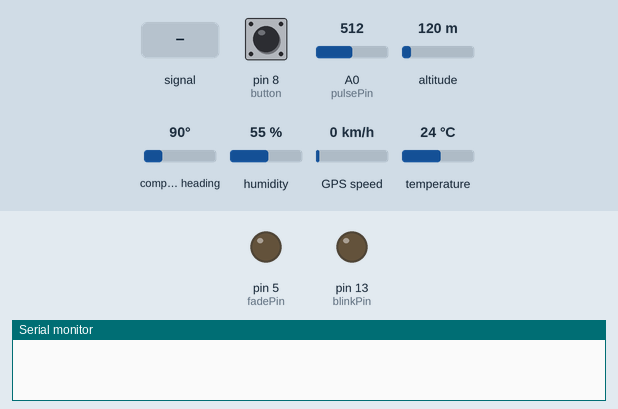
Recording of a sketch running on a simulated Arduino Uno, built with avr-gcc and run on an emulated ATmega328P. Shown: output pins drawn as LEDs (lit = HIGH), the last lines printed to the serial monitor. The inputs (shaded band) are chosen by the test bench; at power-on: A0 (pulsePin) = 512, pin 8 (button) HIGH, altitude 120 m, compass heading 90°, humidity 55 %, GPS speed 0 km/h, temperature 24 °C. The GPS gets a fix after 3 s at 37.7749, -122.4194 with 8 satellites.

Above: at 2.2 s.
2.3 s: A0 (pulsePin) fed a 2 Hz sine of ±306 counts around its level
At 3.62 s:
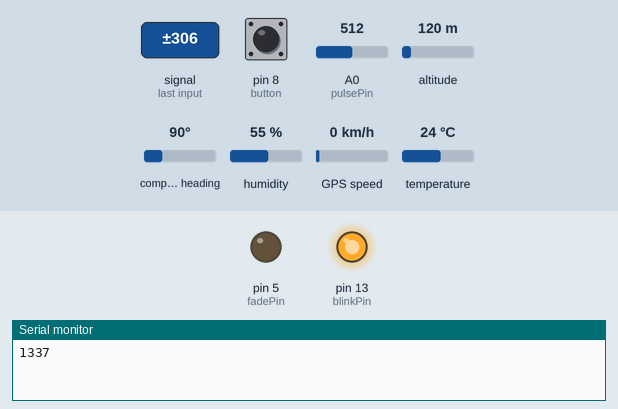
6.0 s: A0 (pulsePin) set to 531
At 7.1 s:
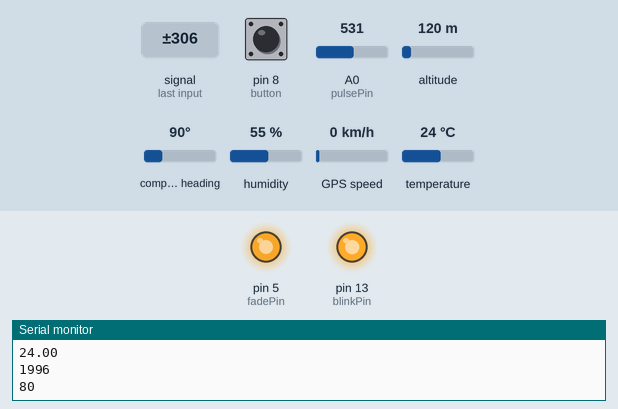
15.8 s: A0 (pulsePin) fed a 200 Hz sine of ±81 counts around its level
At 16.2 s:
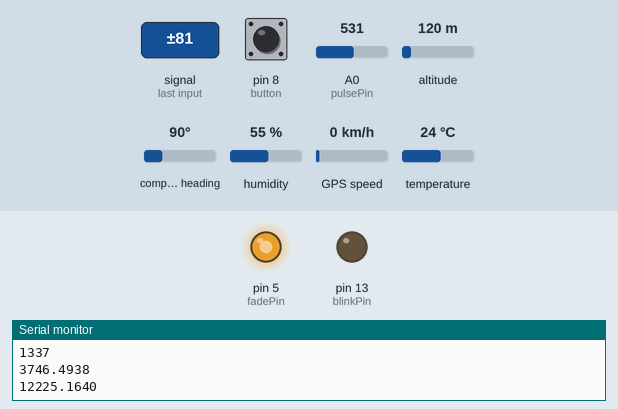
20.1 s: A0 (pulsePin) set to 716
At 20.5 s:
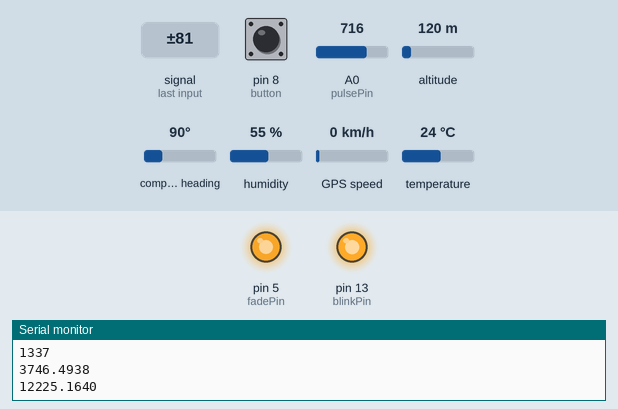
30.6 s: A0 (pulsePin) set to 502
At 38.8 s:
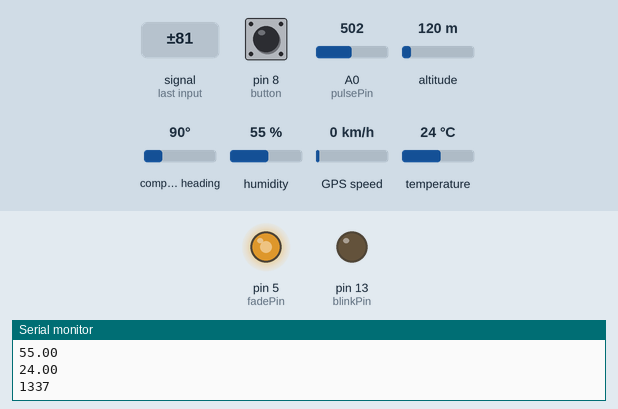
41.1 s: A0 (pulsePin) fed a 1000 Hz sine of ±255 counts around its level
At 42.1 s:
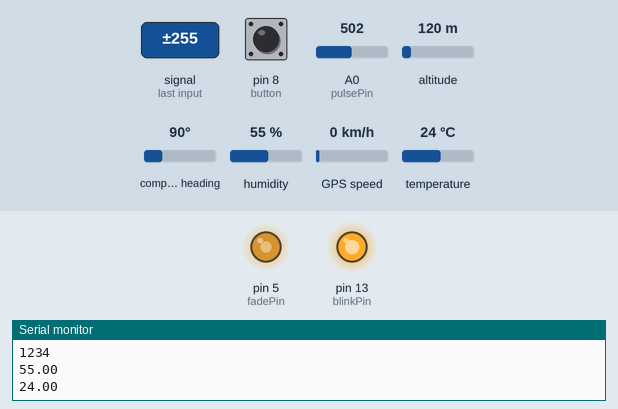
Timing chart, 0 to 58.3 s (numbered marks = the images above; inputs shaded):
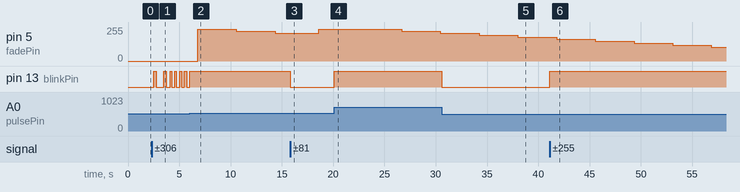

Measured:
- the behaviour switches between 512 and 513 on A0 (pulsePin) (found by bisection; images 1 and 2)
- after the input at 2.3 s, pin 13 (blinkPin): LOW → HIGH after 0.20 s, → LOW 0.25 s later, → HIGH 0.75 s later, → LOW 0.25 s later, … (12 changes in this stretch)
- after the input at 6.0 s, pin 13 (blinkPin): goes on until 6.0 s, then stays HIGH
- after the input at 15.8 s, pin 5 (fadePin): 210/255 → 240/255 after 2.8 s; pin 13 (blinkPin): HIGH → LOW at once
- after the input at 20.1 s, pin 5 (fadePin): 240/255 → 225/255 after 6.6 s, → 210/255 3.8 s later; pin 13 (blinkPin): LOW → HIGH at once
- after the input at 30.6 s, pin 13 (blinkPin): HIGH → LOW at once
- after the input at 41.1 s, pin 13 (blinkPin): LOW → HIGH at once

The sketch:

GPScorrect.ino
```cpp
// Test code for Adafruit GPS modules using MTK3329/MTK3339 driver
//
// This code shows how to listen to the GPS module in an interrupt
// which allows the program to have more 'freedom' - just parse
// when a new NMEA sentence is available! Then access data when
// desired.
//
// Tested and works great with the Adafruit Ultimate GPS module
// using MTK33x9 chipset
//    ------> http://www.adafruit.com/products/746
// Pick one up today at the Adafruit electronics shop
// and help support open source hardware & software! -ada

#include <Adafruit_GPS.h>
#include <SoftwareSerial.h>
#include <DHT.h>
#define DHTPIN 6
#define DHTTYPE DHT11
DHT dht(DHTPIN, DHTTYPE);

//  VARIABLES
int pulsePin = 0;                 // Pulse Sensor purple wire connected to analog pin 0
int blinkPin = 13;                // pin to blink led at each beat
int fadePin = 5;                  // pin to do fancy classy fading blink at each beat
int fadeRate = 0;                 // used to fade LED on with PWM on fadePin

// these variables are volatile because they are used during the interrupt service routine!
volatile int BPM;                   // used to hold the pulse rate
volatile int Signal;                // holds the incoming raw data
volatile int IBI = 600;             // holds the time between beats, must be seeded!
volatile boolean Pulse = false;     // true when pulse wave is high, false when it's low
volatile boolean QS = false;        // becomes true when Arduoino finds a beat.

SoftwareSerial mySerial(3, 2);

Adafruit_GPS GPS(&mySerial);

// Set GPSECHO to 'false' to turn off echoing the GPS data to the Serial console
// Set to 'true' if you want to debug and listen to the raw GPS sentences.
#define GPSECHO  false

// this keeps track of whether we're using the interrupt
// off by default!
boolean usingInterrupt = false;
void useInterrupt(boolean); // Func prototype keeps Arduino 0023 happy

void setup()
{
  // connect at 115200 so we can read the GPS fast enough and echo without dropping chars
  // also spit it out
  pinMode(blinkPin,OUTPUT);         // pin that will blink to your heartbeat!
  pinMode(fadePin,OUTPUT);          // pin that will fade to your heartbeat!
  Serial.begin(115200);             // we agree to talk fast!

  // 9600 NMEA is the default baud rate for Adafruit MTK GPS's- some use 4800
  GPS.begin(9600);

  // We use RMC (recommended minimum data) and GGA (Fix data)
  GPS.sendCommand(PMTK_SET_NMEA_OUTPUT_RMCGGA);

  // Set the update rate
  GPS.sendCommand(PMTK_SET_NMEA_UPDATE_1HZ);   // 1 Hz update rate
  // For the parsing code to work nicely and have time to sort through the data, and
  // print it out we don't suggest using anything higher than 1 Hz

  // the nice thing about this code is you can have a timer0 interrupt go off
  // every 1 millisecond, and read data from the GPS for you. that makes the
  // loop code a heck of a lot easier!
  useInterrupt(true);

  delay(1000);
  // Ask for firmware version
  mySerial.println(PMTK_Q_RELEASE);
  interruptSetup();

}


// Interrupt is called once a millisecond, looks for any new GPS data, and stores it
SIGNAL(TIMER0_COMPA_vect) {
  char c = GPS.read();
  // if you want to debug, this is a good time to do it!
#ifdef UDR0
  if (GPSECHO)
    if (c) UDR0 = c;
    // writing direct to UDR0 is much much faster than Serial.print
    // but only one character can be written at a time.
#endif
}

void useInterrupt(boolean v) {
  if (v) {
    // Timer0 is already used for millis() - we'll just interrupt somewhere
    // in the middle and call the "Compare A" function above
    OCR0A = 0xAF;
    TIMSK0 |= _BV(OCIE0A);
    usingInterrupt = true;
  } else {
    // do not call the interrupt function COMPA anymore
    TIMSK0 &= ~_BV(OCIE0A);
    usingInterrupt = false;
  }
}

uint32_t timer = millis();


int button=8;
int sensorValue;

void ledFadeToBeat(){
      fadeRate -= 15;                         //  set LED fade value
      fadeRate = constrain(fadeRate,0,255);   //  keep LED fade value from going into negative numbers!
      analogWrite(fadePin,fadeRate);          //  fade LED
}

void sendDataToProcessing(char symbol, int data ){
    Serial.println(data);                // the data to send culminating in a carriage return
}


void loop()                     // run over and over again
{
  // in case you are not using the interrupt above, you'll
  // need to 'hand query' the GPS, not suggested :(
  if (! usingInterrupt) {
    // read data from the GPS in the 'main loop'
    char c = GPS.read();
    // if you want to debug, this is a good time to do it!
    if (GPSECHO)
      if (c) Serial.print(c);
  }

  // if a sentence is received, we can check the checksum, parse it...
  if (GPS.newNMEAreceived()) {
    // a tricky thing here is if we print the NMEA sentence, or data
    // we end up not listening and catching other sentences!
    // so be very wary if using OUTPUT_ALLDATA and trytng to print out data
    //Serial.println(GPS.lastNMEA());   // this also sets the newNMEAreceived() flag to false

    if (!GPS.parse(GPS.lastNMEA()))   // this also sets the newNMEAreceived() flag to false
      return;  // we can fail to parse a sentence in which case we should just wait for another
  }

  // approximately every 2 seconds or so, print out the current stats

  sensorValue = digitalRead(button);
  if (sensorValue == LOW) {
    Serial.println("1995");
    delay(250);
  }
    if (sensorValue == HIGH) {
    delay(250);
    if (GPS.fix) {
      Serial.println("1337");
      delay(500);
      Serial.println(GPS.latitude,4);
      delay(500);
      Serial.println(GPS.longitude,4);
      delay(500);

      Serial.println("1234");
      delay(500);
      Serial.println((float)dht.readHumidity(), 2);
      delay(500);
      Serial.println((float)dht.readTemperature(), 2);
      delay(500);


      if (QS == true){                       // Quantified Self flag is true when arduino finds a heartbeat
      fadeRate = 255;        // Set 'fadeRate' Variable to 255 to fade LED with pulse
      Serial.println("1996");
      delay(500);
      sendDataToProcessing('B',BPM);   // send heart rate with a 'B' prefix
      QS = false;                      // reset the Quantified Self flag for next time
     }

      ledFadeToBeat();

      delay(500);                             //  take a break


   }


  }
}
```

Interrupt.ino
```cpp
volatile int rate[10];                    // array to hold last ten IBI values
volatile unsigned long sampleCounter = 0;          // used to determine pulse timing
volatile unsigned long lastBeatTime = 0;           // used to find IBI
volatile int P =512;                      // used to find peak in pulse wave, seeded
volatile int T = 512;                     // used to find trough in pulse wave, seeded
volatile int thresh = 512;                // used to find instant moment of heart beat, seeded
volatile int amp = 100;                   // used to hold amplitude of pulse waveform, seeded
volatile boolean firstBeat = true;        // used to seed rate array so we startup with reasonable BPM
volatile boolean secondBeat = false;      // used to seed rate array so we startup with reasonable BPM


void interruptSetup(){
  // Initializes Timer2 to throw an interrupt every 2mS.
  TCCR2A = 0x02;     // DISABLE PWM ON DIGITAL PINS 3 AND 11, AND GO INTO CTC MODE
  TCCR2B = 0x06;     // DON'T FORCE COMPARE, 256 PRESCALER
  OCR2A = 0X7C;      // SET THE TOP OF THE COUNT TO 124 FOR 500Hz SAMPLE RATE
  TIMSK2 = 0x02;     // ENABLE INTERRUPT ON MATCH BETWEEN TIMER2 AND OCR2A
  sei();             // MAKE SURE GLOBAL INTERRUPTS ARE ENABLED
}


// THIS IS THE TIMER 2 INTERRUPT SERVICE ROUTINE.
// Timer 2 makes sure that we take a reading every 2 miliseconds
ISR(TIMER2_COMPA_vect){                         // triggered when Timer2 counts to 124
  cli();                                      // disable interrupts while we do this
  Signal = analogRead(pulsePin);              // read the Pulse Sensor
  sampleCounter += 2;                         // keep track of the time in mS with this variable
  int N = sampleCounter - lastBeatTime;       // monitor the time since the last beat to avoid noise

    //  find the peak and trough of the pulse wave
  if(Signal < thresh && N > (IBI/5)*3){       // avoid dichrotic noise by waiting 3/5 of last IBI
    if (Signal < T){                        // T is the trough
      T = Signal;                         // keep track of lowest point in pulse wave
    }
  }

  if(Signal > thresh && Signal > P){          // thresh condition helps avoid noise
    P = Signal;                             // P is the peak
  }                                        // keep track of highest point in pulse wave

  //  NOW IT'S TIME TO LOOK FOR THE HEART BEAT
  // signal surges up in value every time there is a pulse
  if (N > 250){                                   // avoid high frequency noise
    if ( (Signal > thresh) && (Pulse == false) && (N > (IBI/5)*3) ){
      Pulse = true;                               // set the Pulse flag when we think there is a pulse
      digitalWrite(blinkPin,HIGH);                // turn on pin 13 LED
      IBI = sampleCounter - lastBeatTime;         // measure time between beats in mS
      lastBeatTime = sampleCounter;               // keep track of time for next pulse

      if(secondBeat){                        // if this is the second beat, if secondBeat == TRUE
        secondBeat = false;                  // clear secondBeat flag
        for(int i=0; i<=9; i++){             // seed the running total to get a realisitic BPM at startup
          rate[i] = IBI;
        }
      }

      if(firstBeat){                         // if it's the first time we found a beat, if firstBeat == TRUE
        firstBeat = false;                   // clear firstBeat flag
        secondBeat = true;                   // set the second beat flag
        sei();                               // enable interrupts again
        return;                              // IBI value is unreliable so discard it
      }


      // keep a running total of the last 10 IBI values
      word runningTotal = 0;                  // clear the runningTotal variable

      for(int i=0; i<=8; i++){                // shift data in the rate array
        rate[i] = rate[i+1];                  // and drop the oldest IBI value
        runningTotal += rate[i];              // add up the 9 oldest IBI values
      }

      rate[9] = IBI;                          // add the latest IBI to the rate array
      runningTotal += rate[9];                // add the latest IBI to runningTotal
      runningTotal /= 10;                     // average the last 10 IBI values
      BPM = 60000/runningTotal;               // how many beats can fit into a minute? that's BPM!
      QS = true;                              // set Quantified Self flag
      // QS FLAG IS NOT CLEARED INSIDE THIS ISR
    }
  }

  if (Signal < thresh && Pulse == true){   // when the values are going down, the beat is over
    digitalWrite(blinkPin,LOW);            // turn off pin 13 LED
    Pulse = false;                         // reset the Pulse flag so we can do it again
    amp = P - T;                           // get amplitude of the pulse wave
    thresh = amp/2 + T;                    // set thresh at 50% of the amplitude
    P = thresh;                            // reset these for next time
    T = thresh;
  }

  if (N > 2500){                           // if 2.5 seconds go by without a beat
    thresh = 512;                          // set thresh default
    P = 512;                               // set P default
    T = 512;                               // set T default
    lastBeatTime = sampleCounter;          // bring the lastBeatTime up to date
    firstBeat = true;                      // set these to avoid noise
    secondBeat = false;                    // when we get the heartbeat back
  }

  sei();                                   // enable interrupts when youre done!
}// end isr
```
